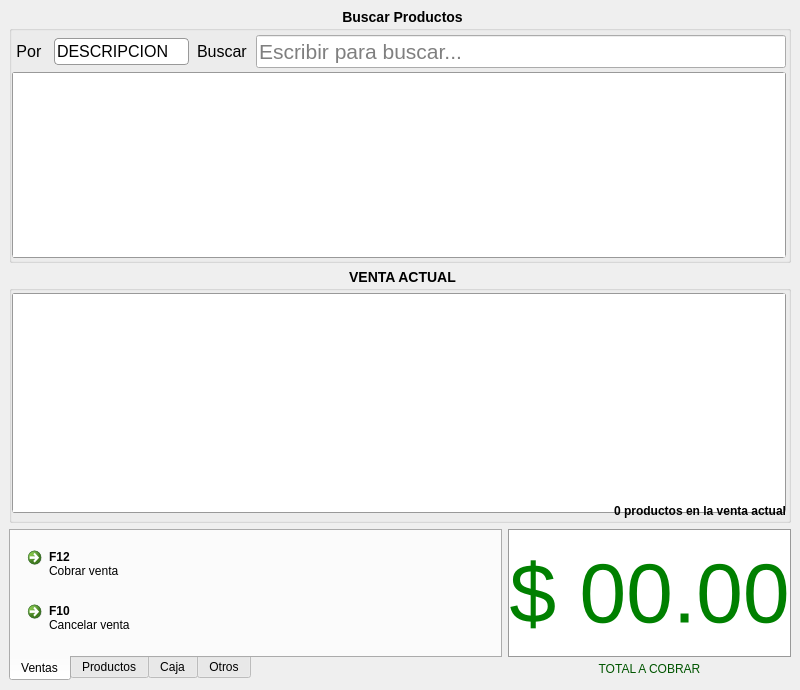
<?xml version="1.0" encoding="UTF-8"?>
<ui version="4.0">
 <class>MainWindow</class>
 <widget class="QMainWindow" name="MainWindow">
  <property name="geometry">
   <rect>
    <x>0</x>
    <y>0</y>
    <width>800</width>
    <height>690</height>
   </rect>
  </property>
  <property name="windowTitle">
   <string>MainWindow</string>
  </property>
  <widget class="QWidget" name="centralwidget">
   <layout class="QVBoxLayout" name="verticalLayout_5">
    <item>
     <widget class="QGroupBox" name="groupBox">
      <property name="sizePolicy">
       <sizepolicy hsizetype="Preferred" vsizetype="MinimumExpanding">
        <horstretch>0</horstretch>
        <verstretch>0</verstretch>
       </sizepolicy>
      </property>
      <property name="styleSheet">
       <string notr="true">QGroupBox::title {
     subcontrol-origin: margin;
     subcontrol-position: top center; /* position at the top center */
     padding: 0 3px;

}
QGroupBox
{
	font: &quot;Helvetica&quot;;
    font-size: 14px;
	font-weight: bold;

}</string>
      </property>
      <property name="title">
       <string>Buscar Productos</string>
      </property>
      <layout class="QVBoxLayout" name="verticalLayout_2">
       <property name="leftMargin">
        <number>0</number>
       </property>
       <property name="topMargin">
        <number>4</number>
       </property>
       <property name="rightMargin">
        <number>2</number>
       </property>
       <property name="bottomMargin">
        <number>2</number>
       </property>
       <item>
        <layout class="QVBoxLayout" name="verticalLayout">
         <property name="spacing">
          <number>4</number>
         </property>
         <item>
          <layout class="QHBoxLayout" name="horizontalLayout_2">
           <property name="spacing">
            <number>8</number>
           </property>
           <item>
            <widget class="QLabel" name="label_7">
             <property name="font">
              <font>
               <pointsize>12</pointsize>
              </font>
             </property>
             <property name="text">
              <string> Por </string>
             </property>
            </widget>
           </item>
           <item>
            <widget class="QComboBox" name="cbCampos">
             <property name="minimumSize">
              <size>
               <width>108</width>
               <height>0</height>
              </size>
             </property>
             <property name="font">
              <font>
               <pointsize>12</pointsize>
              </font>
             </property>
             <property name="styleSheet">
              <string notr="true">QComboBox {
border: 1px solid #999999; 
border-radius: 4px;
padding: 2px 2px 2px 2px;
min-width: 6em;
}

QComboBox::down-arrow {
image: url(:newPrefix/arrow_down.png);
height: 10px;
}
QComboBox:editable {
background: white;
border-radius: 0px;
}
QComboBox::drop-down { border-style: none}</string>
             </property>
             <item>
              <property name="text">
               <string>DESCRIPCION</string>
              </property>
             </item>
             <item>
              <property name="text">
               <string>CODIGO</string>
              </property>
             </item>
            </widget>
           </item>
           <item>
            <widget class="QLabel" name="label_6">
             <property name="font">
              <font>
               <pointsize>12</pointsize>
              </font>
             </property>
             <property name="text">
              <string>Buscar</string>
             </property>
            </widget>
           </item>
           <item>
            <widget class="QLineEdit" name="leBusqueda">
             <property name="font">
              <font>
               <pointsize>16</pointsize>
              </font>
             </property>
             <property name="text">
              <string/>
             </property>
             <property name="placeholderText">
              <string>Escribir para buscar...</string>
             </property>
            </widget>
           </item>
          </layout>
         </item>
         <item>
          <widget class="QTableWidget" name="twDatos">
           <property name="sizePolicy">
            <sizepolicy hsizetype="Preferred" vsizetype="MinimumExpanding">
             <horstretch>0</horstretch>
             <verstretch>0</verstretch>
            </sizepolicy>
           </property>
           <property name="font">
            <font>
             <pointsize>14</pointsize>
            </font>
           </property>
           <property name="styleSheet">
            <string notr="true">border: 1px solid #999999; 
border-radius: 3px;</string>
           </property>
           <property name="selectionBehavior">
            <enum>QAbstractItemView::SelectRows</enum>
           </property>
           <property name="showGrid">
            <bool>false</bool>
           </property>
           <property name="gridStyle">
            <enum>Qt::NoPen</enum>
           </property>
           <attribute name="horizontalHeaderCascadingSectionResizes">
            <bool>false</bool>
           </attribute>
           <attribute name="horizontalHeaderStretchLastSection">
            <bool>true</bool>
           </attribute>
           <attribute name="verticalHeaderVisible">
            <bool>false</bool>
           </attribute>
          </widget>
         </item>
        </layout>
       </item>
      </layout>
     </widget>
    </item>
    <item>
     <widget class="QGroupBox" name="groupBox_2">
      <property name="sizePolicy">
       <sizepolicy hsizetype="Preferred" vsizetype="MinimumExpanding">
        <horstretch>0</horstretch>
        <verstretch>0</verstretch>
       </sizepolicy>
      </property>
      <property name="styleSheet">
       <string notr="true">QGroupBox::title {
     subcontrol-origin: margin;
     subcontrol-position: top center; /* position at the top center */
     padding: 0 3px;

}
QGroupBox
{
	font: &quot;Helvetica&quot;;
    font-size: 14px;
	font-weight: bold;

}</string>
      </property>
      <property name="title">
       <string>VENTA ACTUAL</string>
      </property>
      <layout class="QVBoxLayout" name="verticalLayout_3">
       <property name="leftMargin">
        <number>0</number>
       </property>
       <property name="topMargin">
        <number>2</number>
       </property>
       <property name="rightMargin">
        <number>2</number>
       </property>
       <property name="bottomMargin">
        <number>2</number>
       </property>
       <item>
        <widget class="QTableWidget" name="twTicket">
         <property name="sizePolicy">
          <sizepolicy hsizetype="Preferred" vsizetype="MinimumExpanding">
           <horstretch>0</horstretch>
           <verstretch>0</verstretch>
          </sizepolicy>
         </property>
         <property name="minimumSize">
          <size>
           <width>0</width>
           <height>220</height>
          </size>
         </property>
         <property name="font">
          <font>
           <pointsize>14</pointsize>
          </font>
         </property>
         <property name="styleSheet">
          <string notr="true">border: 1px solid #999999; 
border-radius: 3px;</string>
         </property>
         <property name="gridStyle">
          <enum>Qt::NoPen</enum>
         </property>
         <attribute name="horizontalHeaderStretchLastSection">
          <bool>true</bool>
         </attribute>
         <attribute name="verticalHeaderVisible">
          <bool>false</bool>
         </attribute>
        </widget>
       </item>
       <item>
        <widget class="QLabel" name="lbCantidadProductos">
         <property name="font">
          <font>
           <weight>75</weight>
           <bold>true</bold>
          </font>
         </property>
         <property name="text">
          <string>0 productos en la venta actual</string>
         </property>
         <property name="alignment">
          <set>Qt::AlignRight|Qt::AlignTrailing|Qt::AlignVCenter</set>
         </property>
        </widget>
       </item>
      </layout>
     </widget>
    </item>
    <item>
     <layout class="QHBoxLayout" name="horizontalLayout_4">
      <item>
       <widget class="QTabWidget" name="tabWidget">
        <property name="sizePolicy">
         <sizepolicy hsizetype="Expanding" vsizetype="Preferred">
          <horstretch>0</horstretch>
          <verstretch>0</verstretch>
         </sizepolicy>
        </property>
        <property name="maximumSize">
         <size>
          <width>16777215</width>
          <height>200</height>
         </size>
        </property>
        <property name="tabPosition">
         <enum>QTabWidget::South</enum>
        </property>
        <property name="tabShape">
         <enum>QTabWidget::Rounded</enum>
        </property>
        <property name="currentIndex">
         <number>0</number>
        </property>
        <property name="elideMode">
         <enum>Qt::ElideNone</enum>
        </property>
        <property name="movable">
         <bool>true</bool>
        </property>
        <widget class="QWidget" name="tab_5">
         <attribute name="title">
          <string>Ventas</string>
         </attribute>
         <layout class="QVBoxLayout" name="verticalLayout_13">
          <item>
           <layout class="QVBoxLayout" name="verticalLayout_14" stretch="2,2">
            <property name="spacing">
             <number>1</number>
            </property>
            <item>
             <widget class="QCommandLinkButton" name="cmdRegistrarVenta">
              <property name="cursor">
               <cursorShape>PointingHandCursor</cursorShape>
              </property>
              <property name="text">
               <string>F12</string>
              </property>
              <property name="icon">
               <iconset resource="../GUI/images_rc/icons.qrc">
                <normaloff>:/newPrefix/cart.png</normaloff>:/newPrefix/cart.png</iconset>
              </property>
              <property name="description">
               <string>Cobrar venta</string>
              </property>
             </widget>
            </item>
            <item>
             <widget class="QCommandLinkButton" name="cmdCancelarVenta">
              <property name="cursor">
               <cursorShape>PointingHandCursor</cursorShape>
              </property>
              <property name="text">
               <string>F10</string>
              </property>
              <property name="icon">
               <iconset resource="../GUI/images_rc/icons.qrc">
                <normaloff>:/newPrefix/stock_close.png</normaloff>:/newPrefix/stock_close.png</iconset>
              </property>
              <property name="shortcut">
               <string>F9</string>
              </property>
              <property name="description">
               <string>Cancelar venta</string>
              </property>
             </widget>
            </item>
           </layout>
          </item>
         </layout>
        </widget>
        <widget class="QWidget" name="tab_6">
         <attribute name="title">
          <string>Productos</string>
         </attribute>
         <layout class="QVBoxLayout" name="verticalLayout_15">
          <item>
           <layout class="QVBoxLayout" name="verticalLayout_16">
            <property name="spacing">
             <number>8</number>
            </property>
            <item>
             <widget class="QCommandLinkButton" name="cmdVarios">
              <property name="cursor">
               <cursorShape>PointingHandCursor</cursorShape>
              </property>
              <property name="text">
               <string>F2</string>
              </property>
              <property name="icon">
               <iconset resource="../GUI/images_rc/icons.qrc">
                <normaloff>:/newPrefix/archive-add.png</normaloff>:/newPrefix/archive-add.png</iconset>
              </property>
              <property name="shortcut">
               <string>F5</string>
              </property>
              <property name="description">
               <string>Item Varios</string>
              </property>
             </widget>
            </item>
            <item>
             <widget class="QCommandLinkButton" name="cmdArtComun">
              <property name="cursor">
               <cursorShape>PointingHandCursor</cursorShape>
              </property>
              <property name="text">
               <string>F6</string>
              </property>
              <property name="icon">
               <iconset resource="../GUI/images_rc/icons.qrc">
                <normaloff>:/newPrefix/applications-other.png</normaloff>:/newPrefix/applications-other.png</iconset>
              </property>
              <property name="shortcut">
               <string>F6</string>
              </property>
              <property name="description">
               <string>Item Articulo Común</string>
              </property>
             </widget>
            </item>
           </layout>
          </item>
         </layout>
        </widget>
        <widget class="QWidget" name="tab_7">
         <attribute name="title">
          <string>Caja</string>
         </attribute>
         <layout class="QVBoxLayout" name="verticalLayout_17">
          <item>
           <layout class="QVBoxLayout" name="verticalLayout_18" stretch="2,2">
            <property name="spacing">
             <number>1</number>
            </property>
            <item>
             <widget class="QCommandLinkButton" name="cmdEntradas">
              <property name="cursor">
               <cursorShape>PointingHandCursor</cursorShape>
              </property>
              <property name="toolTip">
               <string>Registrar una entrada</string>
              </property>
              <property name="text">
               <string>F7</string>
              </property>
              <property name="icon">
               <iconset resource="../GUI/images_rc/icons.qrc">
                <normaloff>:/newPrefix/back.png</normaloff>:/newPrefix/back.png</iconset>
              </property>
              <property name="shortcut">
               <string>F7</string>
              </property>
              <property name="description">
               <string>Nuevo Ingreso</string>
              </property>
             </widget>
            </item>
            <item>
             <widget class="QCommandLinkButton" name="cmdSalidas">
              <property name="cursor">
               <cursorShape>PointingHandCursor</cursorShape>
              </property>
              <property name="toolTip">
               <string>F8 Registrar una salida</string>
              </property>
              <property name="text">
               <string>F8</string>
              </property>
              <property name="icon">
               <iconset resource="../GUI/images_rc/icons.qrc">
                <normaloff>:/newPrefix/forward.png</normaloff>:/newPrefix/forward.png</iconset>
              </property>
              <property name="shortcut">
               <string>F8</string>
              </property>
              <property name="description">
               <string>Nuevo Egreso</string>
              </property>
             </widget>
            </item>
           </layout>
          </item>
         </layout>
        </widget>
        <widget class="QWidget" name="tab_8">
         <attribute name="title">
          <string>Otros</string>
         </attribute>
         <layout class="QVBoxLayout" name="verticalLayout_19">
          <item>
           <layout class="QVBoxLayout" name="verticalLayout_20" stretch="2,2">
            <property name="spacing">
             <number>0</number>
            </property>
            <item>
             <widget class="QCommandLinkButton" name="cmdBorrarArticulo">
              <property name="cursor">
               <cursorShape>PointingHandCursor</cursorShape>
              </property>
              <property name="toolTip">
               <string>Borra del ticket el articulo seleccionado</string>
              </property>
              <property name="text">
               <string>F4 Borrar Art.</string>
              </property>
              <property name="icon">
               <iconset resource="../GUI/images_rc/icons.qrc">
                <normaloff>:/newPrefix/archive-extract.png</normaloff>:/newPrefix/archive-extract.png</iconset>
              </property>
             </widget>
            </item>
            <item>
             <widget class="QCommandLinkButton" name="cmdMasAtajos">
              <property name="cursor">
               <cursorShape>PointingHandCursor</cursorShape>
              </property>
              <property name="text">
               <string>Mas atajos</string>
              </property>
              <property name="icon">
               <iconset resource="../GUI/images_rc/icons.qrc">
                <normaloff>:/newPrefix/add.png</normaloff>:/newPrefix/add.png</iconset>
              </property>
             </widget>
            </item>
           </layout>
          </item>
         </layout>
        </widget>
       </widget>
      </item>
      <item>
       <layout class="QHBoxLayout" name="horizontalLayout_3">
        <property name="spacing">
         <number>0</number>
        </property>
        <item>
         <layout class="QVBoxLayout" name="verticalLayout_4" stretch="3,0">
          <property name="spacing">
           <number>0</number>
          </property>
          <item>
           <widget class="QLabel" name="lbTotal">
            <property name="sizePolicy">
             <sizepolicy hsizetype="Preferred" vsizetype="Preferred">
              <horstretch>0</horstretch>
              <verstretch>0</verstretch>
             </sizepolicy>
            </property>
            <property name="minimumSize">
             <size>
              <width>280</width>
              <height>0</height>
             </size>
            </property>
            <property name="maximumSize">
             <size>
              <width>16777215</width>
              <height>150</height>
             </size>
            </property>
            <property name="styleSheet">
             <string notr="true">border: 1px solid #999999; 
color:green;
background-color: white;
font:84px</string>
            </property>
            <property name="text">
             <string>$ 00.00</string>
            </property>
            <property name="alignment">
             <set>Qt::AlignCenter</set>
            </property>
           </widget>
          </item>
          <item>
           <widget class="QLabel" name="label_9">
            <property name="sizePolicy">
             <sizepolicy hsizetype="Preferred" vsizetype="Fixed">
              <horstretch>0</horstretch>
              <verstretch>0</verstretch>
             </sizepolicy>
            </property>
            <property name="styleSheet">
             <string notr="true">QLabel{
	color:rgb(0, 85, 0);
	margin: 5px;
	
	font: 14pt &quot;Helvetica&quot; bold;
}</string>
            </property>
            <property name="text">
             <string>TOTAL A COBRAR</string>
            </property>
            <property name="alignment">
             <set>Qt::AlignCenter</set>
            </property>
            <property name="margin">
             <number>0</number>
            </property>
           </widget>
          </item>
         </layout>
        </item>
       </layout>
      </item>
     </layout>
    </item>
   </layout>
  </widget>
 </widget>
 <tabstops>
  <tabstop>leBusqueda</tabstop>
  <tabstop>twDatos</tabstop>
  <tabstop>cbCampos</tabstop>
 </tabstops>
 <resources>
  <include location="../GUI/images_rc/icons.qrc"/>
 </resources>
 <connections>
  <connection>
   <sender>leBusqueda</sender>
   <signal>editingFinished()</signal>
   <receiver>twDatos</receiver>
   <slot>setFocus()</slot>
   <hints>
    <hint type="sourcelabel">
     <x>295</x>
     <y>50</y>
    </hint>
    <hint type="destinationlabel">
     <x>283</x>
     <y>102</y>
    </hint>
   </hints>
  </connection>
 </connections>
</ui>
